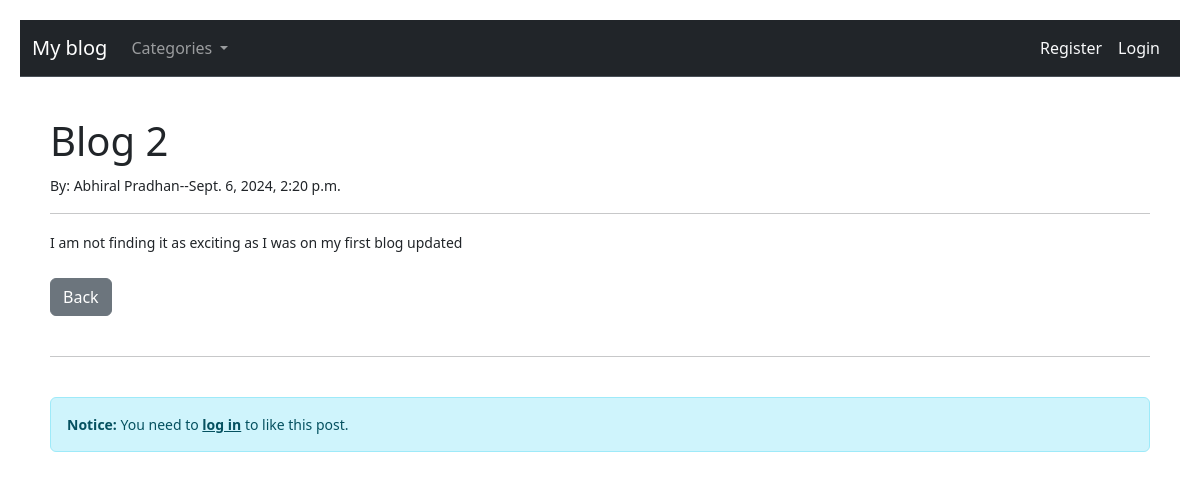
The app's page /article/2 with its own data.
### theblog/models.py (models this page shows, shortened)
class Post(models.Model):
    title = models.CharField(max_length=255)
    author = models.ForeignKey(User, on_delete=models.CASCADE)
    category = models.CharField(max_length=255,default="defaut category")
    body = RichTextField(blank=True,null=True)
    snippet = models.CharField(max_length=255,default="this is default snippet")
    post_date = models.DateTimeField(auto_now_add=True)
    likes = models.ManyToManyField(User,related_name='blog_posts')
    def total_likes(self):
        return self.likes.count()

### theblog/views.py (the view)
# urls.py: path('article/<int:pk>',ArticleDetail.as_view(),name ="article-detail"),
class ArticleDetail(DetailView):
    model = Post
    template_name = 'article_detail.html'
    def get_context_data(self, *args,**kwargs) :
        cat_menu = Category.objects.all()
        context = super().get_context_data(*args,**kwargs)
        stuff = get_object_or_404(Post, id=self.kwargs['pk'])
        total_likes = stuff.total_likes()
        liked = False
        if stuff.likes.filter(id=self.request.user.id).exists():
            liked = True
        context["cat_menu"] = cat_menu
        context["total_likes"] = total_likes
        context["liked"]=liked
        return context

### theblog/models.py (called while the page is built)
    def __str__(self):
        return self.name

### theblog/templates/article_detail.html (shortened to what this page needs)
{% extends "base.html" %}
{%block content%}
<h1>{{post.title}}</h1>
<small>By: {{post.author.first_name}} {{post.author.last_name}}--{{post.post_date}}
<hr>
{{post.body|safe}}
<br><br>
<a href="{% url 'home' %}"class="btn btn-secondary">Back</a>
<br><br>
<hr>
<br>
{% if user.is_authenticated %}
<form action="{% url 'like_post' post.pk %}" method="POST">
    {% csrf_token %}
    {% if liked %}
    <button type="submit" name="post_id" value="{{ post.id }}" class="btn btn-danger btn-sm">Unlike</button>
    {%else%}
    <button type="submit" name="post_id" value="{{ post.id }}" class="btn btn-primary btn-sm">Like</button>
    {% endif %}
    ---{{total_likes}}likes
</form>
{% else %}
<div class="alert alert-info" role="alert">
    <strong>Notice:</strong> You need to <a href="{% url 'login' %}" class="alert-link">log in</a> to like this post.
</div>
{% endif %}
{%endblock content%}

### theblog/templates/base.html (style rules this page uses)
body { padding: 20px; }

### records on screen
Post: title "Blog 2", author.first_name "Abhiral", author.last_name "Pradhan", post_date "Sept. 6, 2024, 2:20 p.m.", body "I am not finding it as exciting as I was on my first blog updated"
